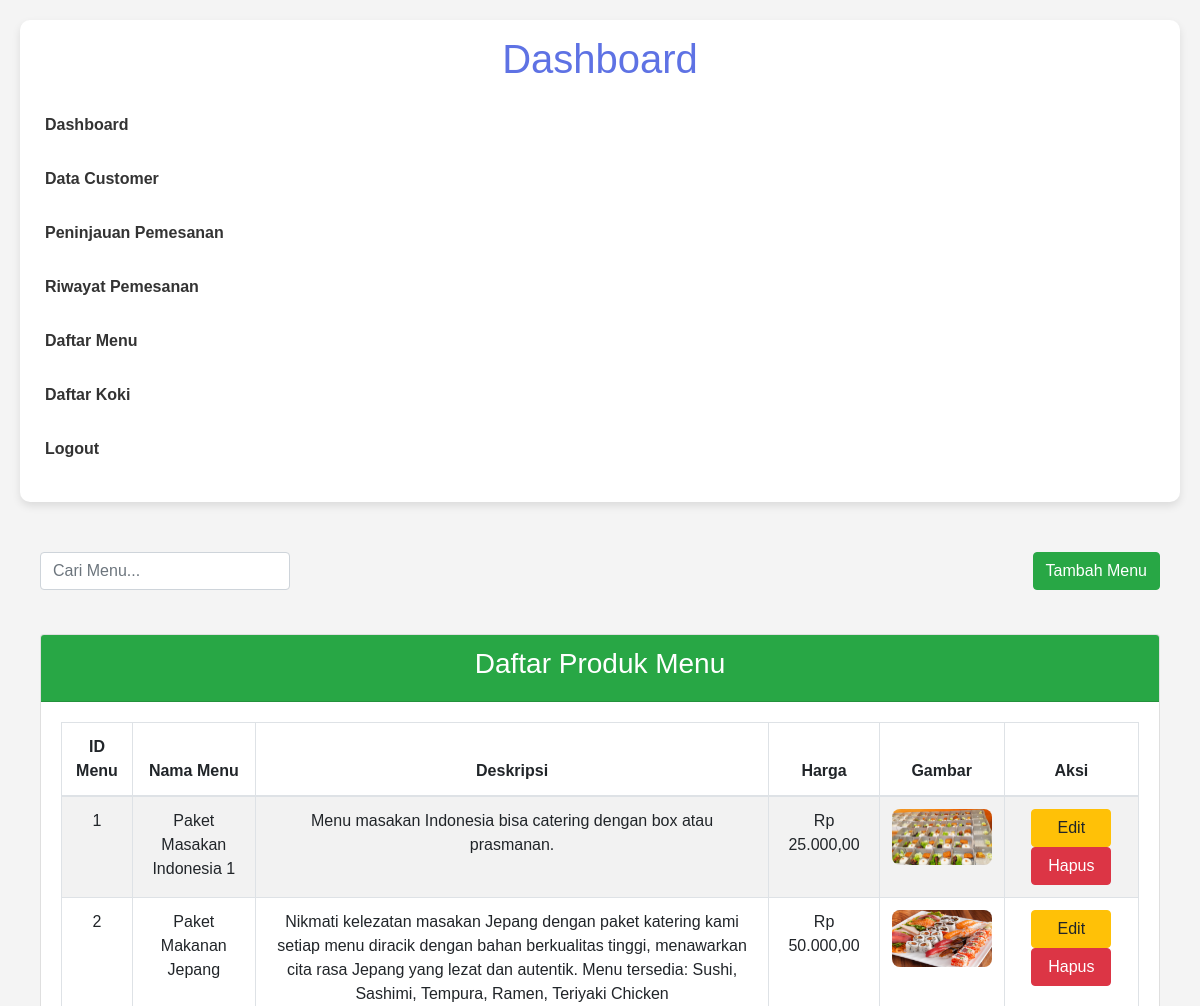
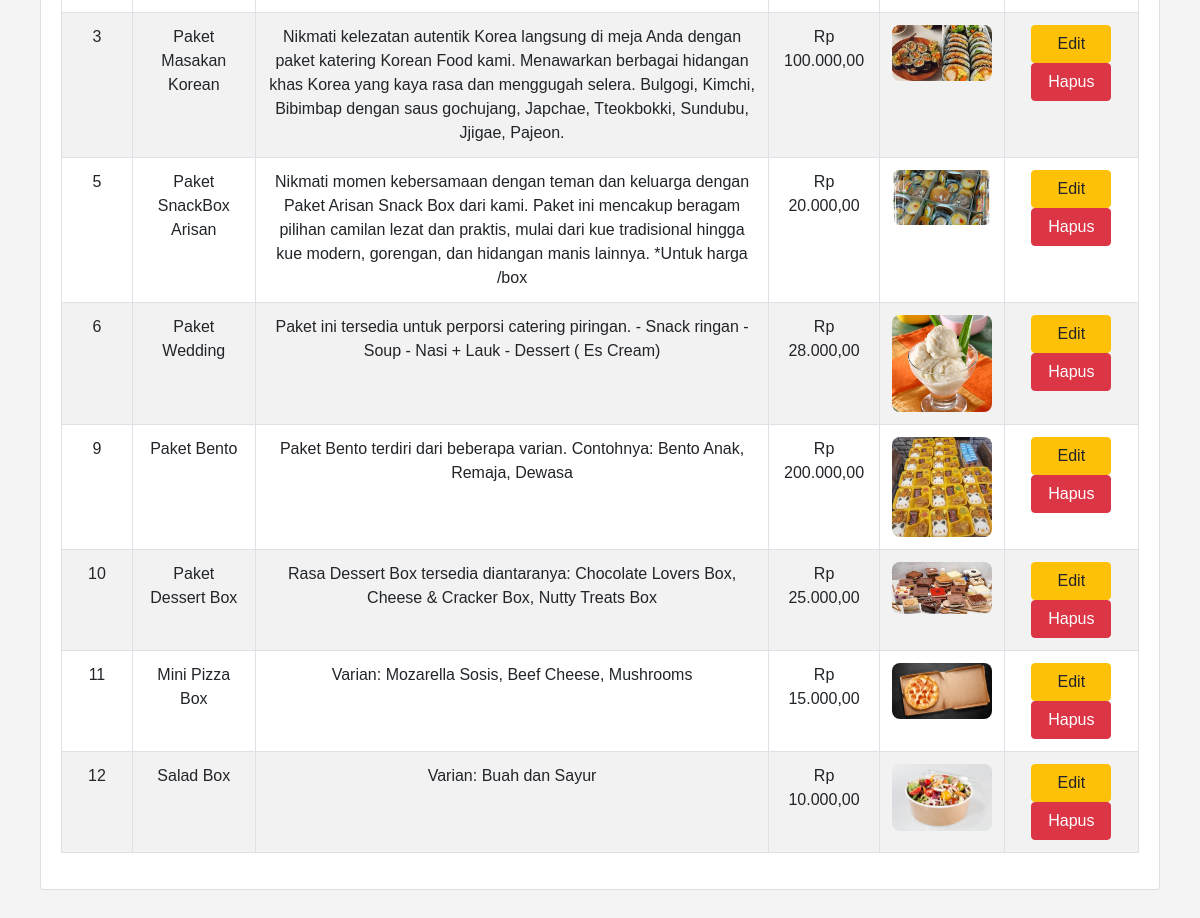
Page /admin/admin_menu.php (signed in) on the committed database (2 pictures, top to bottom).
### tables this page shows
CREATE TABLE `produk_menu` (
  `ID_MENU` int(11) NOT NULL,
  `NAMA_MENU` varchar(100) DEFAULT NULL,
  `DESKRIPSI` text DEFAULT NULL,
  `HARGA` decimal(10,2) DEFAULT NULL,
  `GAMBAR` varchar(255) DEFAULT NULL
);

### admin/admin_menu.php (the view, shortened to what this page needs)
<?php
include('../config.php');
$search = isset($_GET['search']) ? $_GET['search'] : '';
$query = "SELECT * FROM produk_menu WHERE NAMA_MENU LIKE '%$search%'";
$result = $conn->query($query);
?>
<!DOCTYPE html>
<html lang="id">
<head>
    <link href="https://stackpath.bootstrapcdn.com/bootstrap/4.5.2/css/bootstrap.min.css" rel="stylesheet">
</head>
<body>
<?php include('navbar_admin.php'); ?>
<section class="admin-menu-section">
    <div class="container">
        <div class="row mb-4">
            <div class="col-md-6">
                <form action="admin_menu.php" method="GET" class="search-box">
                    <input type="text" name="search" class="form-control" placeholder="Cari Menu..." value="<?php echo htmlspecialchars($search); ?>">
                </form>
            </div>
            <div class="col-md-6 text-right">
                <a href="tambah_menu.php" class="btn btn-success">Tambah Menu</a>
            </div>
        </div>
        <div class="card">
            <div class="card-header text-center">
                <h3>Daftar Produk Menu</h3>
            </div>
            <div class="card-body">
                <table class="table table-bordered table-striped">
                    <thead>
                        <tr>
                            <th>ID Menu</th>
                            <th>Nama Menu</th>
                            <th>Deskripsi</th>
                            <th>Harga</th>
                            <th>Gambar</th>
                            <th>Aksi</th>
                        </tr>
                    </thead>
                    <tbody>
                        <?php while ($menu = $result->fetch_assoc()): ?>
                        <tr>
                            <td><?php echo $menu['ID_MENU']; ?></td>
                            <td><?php echo htmlspecialchars($menu['NAMA_MENU']); ?></td>
                            <td><?php echo htmlspecialchars($menu['DESKRIPSI']); ?></td>
                            <td>Rp <?php echo number_format($menu['HARGA'], 2, ',', '.'); ?></td>
                            <td><img src="../images/<?php echo htmlspecialchars($menu['GAMBAR']); ?>" alt="Gambar Menu"></td>
                            <td>
                                <a href="edit_menu.php?id_menu=<?php echo $menu['ID_MENU']; ?>" class="btn btn-warning btn-edit">Edit</a>
                                <a href="hapus_menu.php?id_menu=<?php echo $menu['ID_MENU']; ?>" class="btn btn-danger btn-delete" onclick="return confirm('Apakah Anda yakin ingin menghapus menu ini?')">Hapus</a>
                            </td>
                        </tr>
                        <?php endwhile; ?>
                    </tbody>
                </table>
            </div>
        </div>
    </div>
</section>
</body>
</html>

### admin/navbar_admin.php (shortened to what this page needs)
<div class="container">
    <div class="sidebar">
        <h1>Dashboard</h1>
        <ul>
            <li><a href="dashboard.php">Dashboard</a></li>
            <li><a href="customer.php">Data Customer</a></li>
            <li><a href="tinjau.php" class="active">Peninjauan Pemesanan</a></li>
            <li><a href="riwayat.php">Riwayat Pemesanan</a></li>
            <li><a href="admin_menu.php">Daftar Menu</a></li>
            <li><a href="daftar_koki.php">Daftar Koki</a></li>
            <li><a href="logout.php">Logout</a></li>
        </ul>
    </div>

### admin/admin_menu.php (style rules this page uses)
body { background-color: #f8f9fa; }
.admin-menu-section { margin-top: 30px; }
.card-header { background-color: #28a745; color: white; }
.table th, .table td { text-align: center; }
.table img { max-width: 100px; border-radius: 8px; }
.btn-edit, .btn-delete { width: 80px; margin: 0 5px; }
.search-box { margin-bottom: 20px; }
.search-box input { width: 250px; }

### admin/navbar_admin.php (style rules this page uses)
body { font-family: Arial, sans-serif; background-color: #f4f4f4; color: #333; }
.container { max-width: 1200px; margin: 0 auto; padding: 20px; }
.sidebar { background-color: #fff; padding: 15px; border-radius: 10px; box-shadow: 0 4px 8px rgba(0, 0, 0, 0.1); }
.sidebar h1 { text-align: center; color: #5e72e4; margin-bottom: 20px; }
.sidebar ul { list-style-type: none; padding-left: 0; }
.sidebar ul li { margin: 10px 0; }
.sidebar ul li a { color: #333; text-decoration: none; font-weight: bold; display: block; padding: 10px; border-radius: 5px; transition: background-color 0.3s; }

### rows in the picture
produk_menu: ID_MENU "1", NAMA_MENU "Paket Masakan Indonesia 1", DESKRIPSI "Menu masakan Indonesia bisa catering dengan box atau prasmanan.", HARGA "25.000,00", GAMBAR (picture)
produk_menu: ID_MENU "2", NAMA_MENU "Paket Makanan Jepang", DESKRIPSI "Nikmati kelezatan masakan Jepang dengan paket katering kami setiap menu diracik dengan bahan berkualitas tinggi, menawarkan cita rasa Jepang yang lezat dan autentik. Menu tersedia: Sushi, Sashimi, Tempura, Ramen, Teriyaki Chicken", HARGA "50.000,00", shows a picture
produk_menu: ID_MENU "3", NAMA_MENU "Paket Masakan Korean", DESKRIPSI "Nikmati kelezatan autentik Korea langsung di meja Anda dengan paket katering Korean Food kami. Menawarkan berbagai hidangan khas Korea yang kaya rasa dan menggugah selera. Bulgogi, Kimchi, Bibimbap dengan saus gochujang, Japchae, Tteokbokki, Sundubu, Jjigae, Pajeon.", HARGA "100.000,00", GAMBAR (picture)
produk_menu: ID_MENU "5", NAMA_MENU "Paket SnackBox Arisan", DESKRIPSI "Nikmati momen kebersamaan dengan teman dan keluarga dengan Paket Arisan Snack Box dari kami. Paket ini mencakup beragam pilihan camilan lezat dan praktis, mulai dari kue tradisional hingga kue modern, gorengan, dan hidangan manis lainnya. *Untuk harga /box", HARGA "20.000,00", GAMBAR (picture)
produk_menu: ID_MENU "6", NAMA_MENU "Paket Wedding", DESKRIPSI "Paket ini tersedia untuk perporsi catering piringan. - Snack ringan - Soup - Nasi + Lauk - Dessert ( Es Cream)", HARGA "28.000,00", GAMBAR (picture)
produk_menu: ID_MENU "9", NAMA_MENU "Paket Bento", DESKRIPSI "Paket Bento terdiri dari beberapa varian. Contohnya: Bento Anak, Remaja, Dewasa", HARGA "200.000,00", GAMBAR (picture)
produk_menu: ID_MENU "10", NAMA_MENU "Paket Dessert Box", DESKRIPSI "Rasa Dessert Box tersedia diantaranya: Chocolate Lovers Box, Cheese & Cracker Box, Nutty Treats Box", HARGA "25.000,00", GAMBAR (picture)
produk_menu: ID_MENU "11", NAMA_MENU "Mini Pizza Box", DESKRIPSI "Varian: Mozarella Sosis, Beef Cheese, Mushrooms", HARGA "15.000,00", GAMBAR (picture)
produk_menu: ID_MENU "12", NAMA_MENU "Salad Box", DESKRIPSI "Varian: Buah dan Sayur", HARGA "10.000,00", GAMBAR (picture)
